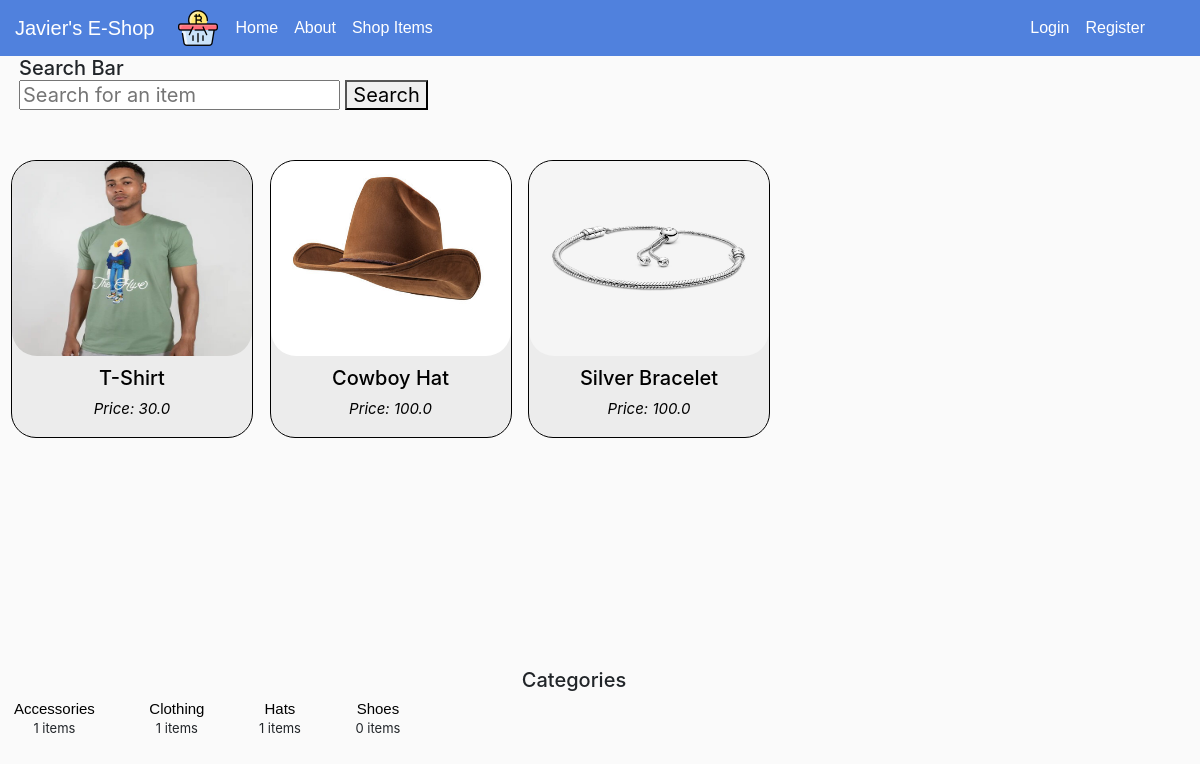
The page /item/ on the database its author committed.
### core/models.py (models this page shows, shortened)
class Item(models.Model):
    category = models.ForeignKey(Category, related_name= 'items', on_delete=models.CASCADE, default= 1)
    name = models.CharField(max_length = 255)
    description = models.TextField(blank = True, null=True)
    price = models.FloatField()
    image = models.ImageField(upload_to="item_images", blank=True,null=True)
    is_sold = models.BooleanField(default=False)
    created_by = models.ForeignKey(User,related_name='items', on_delete= models.CASCADE)
    created_at = models.DateTimeField(auto_now_add=True)

class Category(models.Model):
    name = models.CharField(max_length = 255)
    class Meta:
        ordering = ("name",)
        verbose_name_plural = 'Category'

### core/views.py (the view)
# urls.py: path("item/", views.item_list, name = "item"),
def item_list(request):
     if request.method == 'GET':
        items = Item.objects.filter(is_sold=False)
        categories = Category.objects.all()
        category_id = request.GET.get('category',0)
        if category_id:
             items=items.filter(category_id=category_id)
        return render(request, "core/item_list.html", {'category':categories, 'items':items, 'category_id':int(category_id)})

### core/templates/core/item_list.html (shortened to what this page needs)
{%extends "core/base.html"%}
{% block content %}
<div class="header_items">
  <h2 class="new_items">Search Bar
    <form class="search_bar" method = "get" action="{% url 'search' %}">
      <input name= "query" type="text" value="{{query}}" placeholder="Search for an item" >
      <button class="button5" type="submit">
        Search
      </button>
    </form>
</h2>
</div>
     <div class="grid_layout">
        {% for item in items %}
        <div class="images">
            <a href="{% url 'detail' item.id %}">
              <div>
                <img src="{{ item.image.url }}" class="images-xl" width="240" height="195" >
              </div>
            </a>
              <div>
                 <h2 class="item_names"> {{item.name}} </h2>
                 <p class="price_item">Price: {{item.price}} </p>
              </div>
        </div>
        {%endfor%}
        <footer>
          <h2 class="cat_head_name">Categories </h2>
            <div class="container m-auto grid grid-cols-3 gap-2">
              {% for category in category %}
              <div class ="category">
                  <a href="{%url 'item'%}?query={{query}}&category={{category.id}}">
                    <div>
                      </a>
                       <p class="text-gray-500">{{category.items.count}} items </p>
                    </div>
              </div>
              {%endfor%}
{% endblock %}

### core/static/core/main.css (style rules this page uses)
body { background: #fafafa; margin-top: 42pt; overflow: auto; height: 150%; }
.container { max-width: 100%; max-height: 100vh; margin-left: -12pt; }
.images { display:inline-block; background-color: #e3e3e392; border-radius: 25px; border: 1.7px solid black; margin: 12px 0 0 12px; }
.category { display:inline-block; width: fit-content; text-align: center; font-size: small; padding-right: 50px; }
.cat_head_name { font-size: 20px; text-align: center; padding-top:230px; }
.header_items { text-align: left; }
.item_names { font-size: 20px; text-align: center; padding-top: 10px; color: black; }
.price_item { text-align: center; font-size: 15px; color: black; font-style: oblique; }
.images-xl { border-radius: 25px; }
a { text-decoration: none; color: initial; font-family:Arial; display: block; }
.grid_layout { padding-right: 20px; }
.new_items,.new_inbox { font-size: 20px; text-align: justify; padding-left: 20px; padding-bottom: 30px; }

### rows shown on the page
Item: image (picture), name "T-Shirt", price "30.0"
Item: image (picture), name "Cowboy Hat", price "100.0"
Item: image (picture), name "Silver Bracelet", price "100.0"
Category: items.count "1"
Category: items.count "1"
Category: items.count "1"
Category: items.count "0"
